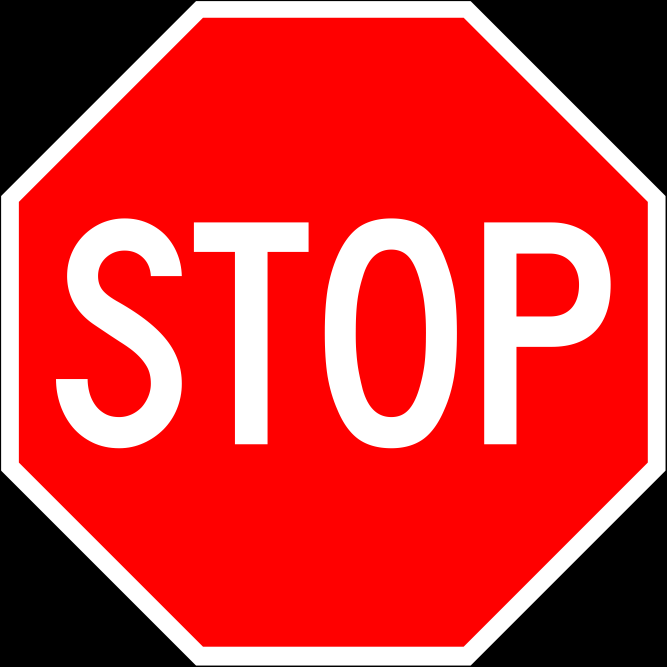
//> input picture stop_sign_prototype.png, 2000 x 2000 px (shown at 1/3 size)
$ ./stop-sign-detection stop_sign_prototype.png stop_sign_prototype.png   (built with g++ and OpenCV 4)
//> lines starting //> are read from the running program, lines starting //| are printed output that depends on the picture
#include <iostream>
#include <ctime>
#include <opencv2/core/core.hpp>
#include <opencv2/imgproc.hpp>
#include <opencv2/highgui/highgui.hpp>

using namespace cv;
using namespace std;

// threshold of detection a stop sign
int THRESHOLD = 7100;

// computes mean square error between two n-d matrices (same size).
// lower mse means higher similarity
static double meanSquareError(const Mat &img1, const Mat &img2) {
    Mat s1;
    absdiff(img1, img2, s1);   // |img1 - img2|
    s1.convertTo(s1, CV_32F);  // cannot make a square on 8 bits
    s1 = s1.mul(s1);           // |img1 - img2|^2
    Scalar s = sum(s1);        // sum elements per channel
    double sse = s.val[0] + s.val[1] + s.val[2];  // sum channels
    double mse = sse / (double)(img1.channels() * img1.total());
    return mse;
}

int main(int argc, char** argv) {
    // read target image
    Mat targetImage = imread(argv[1]);
//> targetImage is the input picture: 2000 rows x 2000 cols, CV_8UC3; mean B, G, R 51.9, 51.9, 209.7
    cout << "Target Image: " << argv[1] << endl;
//| Target Image: stop_sign_prototype.png

    // resize the image
    int width = 500;
    int height = width * targetImage.rows / targetImage.cols;
//> height = 500
    resize(targetImage, targetImage, Size(width, height));
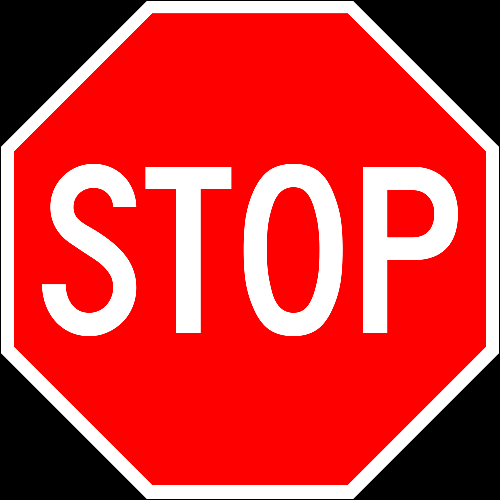
//> targetImage: 500 rows x 500 cols, CV_8UC3; mean B, G, R 51.8, 51.8, 209.6
    // read prototype image
    Mat prototypeImg = imread(argv[2]);

    cout << "Prototype Image: " << argv[2] << endl;
//| Prototype Image: stop_sign_prototype.png

    int minMSE = INT_MAX;
    int location[4] = {0, 0, 0, 0};

    // start time
    int t0 = clock();

    Mat tmpImg = prototypeImg.clone();
    Mat window;
    cout << tmpImg.rows << " " << tmpImg.cols << endl;
//| 2000 2000
    for (int wsize = tmpImg.cols; wsize > 15; wsize /= 1.3) {
        if (tmpImg.rows < 15 || tmpImg.cols < 15)
        	break;
        if (tmpImg.rows > 900 || tmpImg.cols > 900) {
        	resize(tmpImg, tmpImg, Size(wsize, wsize));
        	continue;
        }
        cout << "Image pyramid width: " << wsize << " height: " << wsize << endl;
        for (int y = 0; y < targetImage.rows; y += 5) {
            for (int x = 0; x < targetImage.cols; x += 5) {
            	if (x + tmpImg.cols > targetImage.cols || y + tmpImg.cols > targetImage.rows)
            	    continue;
                Rect R(x, y, tmpImg.cols, tmpImg.cols); // create a rectangle
                window = targetImage(R); // crop the region of interest using above rectangle
                if (window.rows != tmpImg.rows || window.cols != tmpImg.cols)
                    continue;
                double tempSim = meanSquareError(tmpImg, window);
                if (tempSim < minMSE) {
                    minMSE = tempSim;
                    location[0] = x;
                    location[1] = y;
                    location[2] = tmpImg.rows;
                    location[3] = tmpImg.cols;
                }
            }
        }
        resize(tmpImg, tmpImg, Size(wsize, wsize));
    }
//> this loop made 19 passes
//> minMSE on passes 6 to 17: 2147483647, 2147483647, 13011, 13011, 13011, 13011, 11233, 11063, 10652, 10093, 9418, 8813
//> pass 2, `resize(tmpImg, tmpImg, Size(wsize, wsize));`:
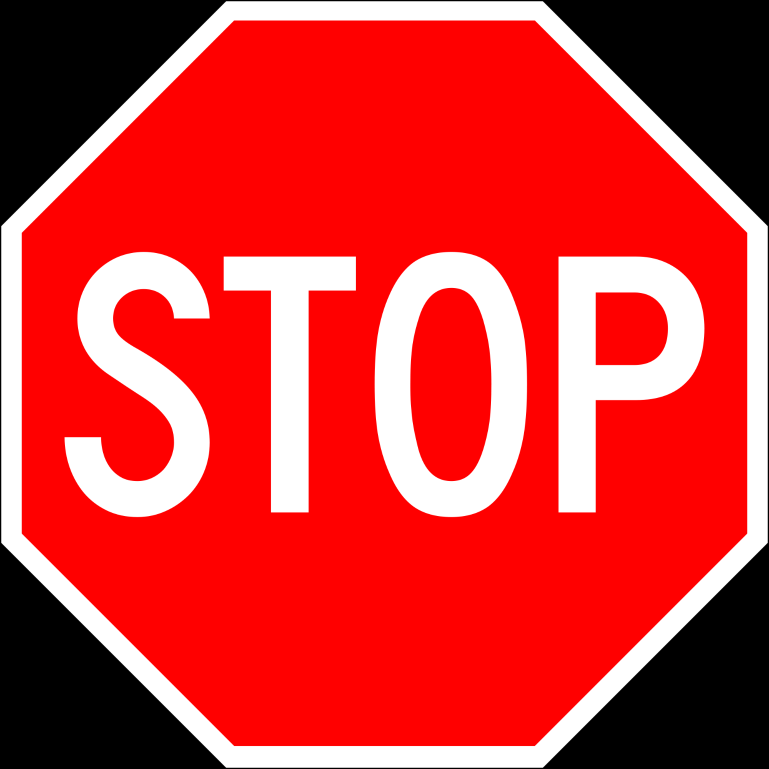
//> tmpImg: 1538 rows x 1538 cols, CV_8UC3 (shown at 1/2 size); mean B, G, R 51.9, 51.9, 209.7
//> pass 3, `resize(tmpImg, tmpImg, Size(wsize, wsize));`:
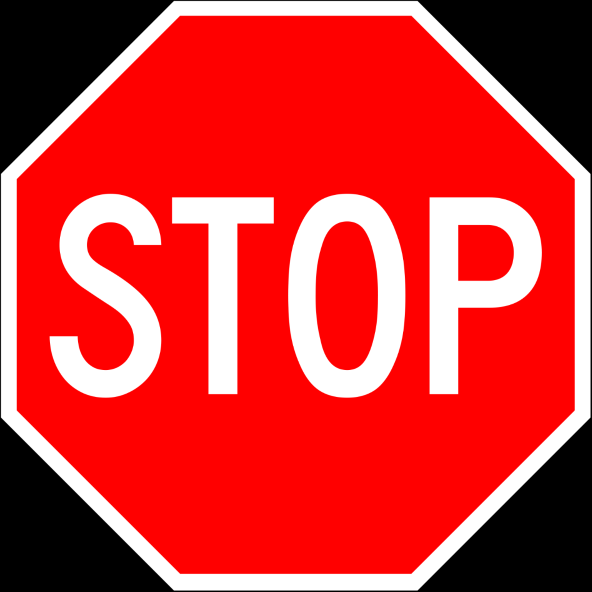
//> tmpImg: 1183 rows x 1183 cols, CV_8UC3 (shown at 1/2 size); mean B, G, R 51.9, 51.9, 209.7
//> after the loop: window: 21 rows x 21 cols, CV_8UC3; every value is 0
//> after the loop, minMSE = 7118; location = [30, 195, 21, 21]

    // end time
    int t1 = clock();

    cout << "Execution time: " << (t1 - t0)/double(CLOCKS_PER_SEC)*1000 << " ms" << endl;
    cout << "Minimum MSE: " << minMSE << endl;
//| Minimum MSE: 7118
    if (minMSE < THRESHOLD) {
    	int buff1 = 50;
    	int x = location[0];
    	int y = location[1];
    	int w = location[2];
    	int h = location[3];
    	// draw the rectangle
    	rectangle(targetImage, Point(x-buff1/2,y-buff1/2), Point(x+w+buff1/2,y+h+buff1/2), Scalar(0,255,0), 2);
    	cout << "Stop sign found!" << endl;
    } else {
    	cout << "Stop sign not found!" << endl;
    }

    // show the image
    imshow("image", targetImage);
    waitKey(3000);

    return 0;
}
